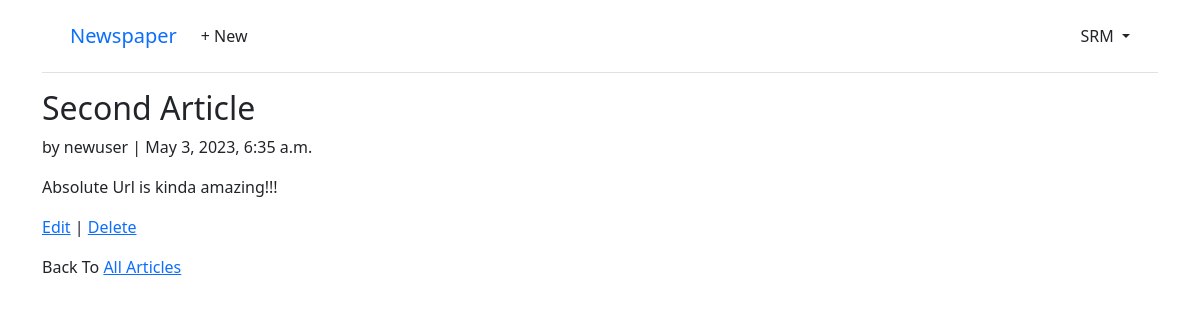
The app's page /articles/2/ (signed in) with its own data.
### accounts/models.py (models this page shows)
class CustomUser(AbstractUser):
    age = models.PositiveIntegerField(null=True, blank=True)

### articles/models.py (models this page shows, shortened)
class Article(models.Model):
    title = models.CharField(max_length=255)
    body = models.TextField()
    date = models.DateTimeField(auto_now_add=True)
    author = models.ForeignKey(
        settings.AUTH_USER_MODEL,
        on_delete=models.CASCADE,
    )

### articles/views.py (the view)
# urls.py: path('<int:pk>/', ArticleDetailView.as_view(), name="article_detail"),
class ArticleDetailView(DetailView):
    model = Article
    template_name = "article_detail.html"

### templates/article_detail.html
{% extends 'base.html' %}
{% block content %}
<div class="article-entry">
    <h2>{{article.title}}</h2>
    <p>by {{ article.author }} | {{ article.date }}</p>
    <p>{{ article.body }}</p>
    <p><a href="{% url 'article_edit' article.pk %}">Edit</a>
        | <a href="{% url 'article_delete' article.pk %}">Delete</a>
    </p>
    <p>Back To <a href="{% url 'article_list' %}">All Articles</a></p>
</div>
{% endblock %}

### templates/base.html (shortened to what this page needs)
<!DOCTYPE html>
<html>
  <head>
    <link
      href="https://cdn.jsdelivr.net/npm/bootstrap@5.1.3/dist/css/bootstrap.min.css"
      rel="stylesheet"
    />
  </head>
  <body>
    <div class="container">
      <header class="p-3 mb-3 border-bottom">
        <div class="container">
          <div
            class="d-flex flex-wrap align-items-center justify-content-center justify-content-lg-start"
          >
            <a class="navbar-brand" href="{% url 'home' %}">Newspaper</a>
            <ul
              class="nav col-12 col-lg-auto me-lg-auto mb-2 justify-content-center mb-md-0"
            >
              {% if user.is_authenticated %}
              <li><a href="#" class="nav-link px-2 link-dark">+ New</a></li>
            </ul>
            <div class="dropdown text-end">
              <a
                href="#"
                class="d-block link-dark text-decoration-none dropdown-toggle"
                id="dropdownUser1"
                data-bs-toggle="dropdown"
                aria-expanded="false"
              >
                {{ user.username }}
              </a>
            </div>
            {% endif %}
          </div>
        </div>
      </header>
      <main>{% block content %} {% endblock content %}</main>
    </div>
  </body>
</html>

### records on screen
CustomUser: username "SRM"
Article: title "Second Article", author "newuser", date "May 3, 2023, 6:35 a.m.", body "Absolute Url is kinda amazing!!!"
